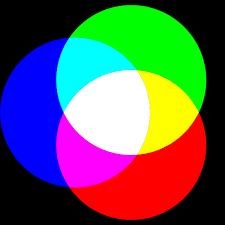
#> input picture 3401/image/RGB_test.png, 225 x 225 px
$ jupyter execute Inclass9.ipynb
#> lines starting #> are read from the running program, lines starting #| are printed output that depends on the picture
[cell 1]
import cv2
import numpy as np
import matplotlib.pyplot as plt

[cell 2]
def CMYK_cal(R,G,B) :
    r = R/255.
    g = G/255.
    b = B/255.
    print(f"r = {r:.4f} , g = {g:.4f} , b = {b:.4f}")
    # C = (1-K-r)/(1.0000001-K)
    # M = (1-K-g)/(1.0000001-K)
    # Y = (1-K-b)/(1.0000001-K)
    C = 1 - r
    M = 1 - g
    Y = 1 - b
    K = min(C,M,Y)
    print(f"C = {C:.4f}")
    print(f"M = {M:.4f}")
    print(f"Y = {Y:.4f}")
    print(f"K = {K:.4f}")
    return [C,M,Y,K]

[cell 3]
CMYK = CMYK_cal(200,255,255)

[cell 4]
CMYK = CMYK_cal(0,255,255)
#> further down, img is the input picture: shape (225, 225, 3); mean B, G, R 88.9, 88.9, 88.9

[cell 5]
def RGB2CMYK(img) :
    R = img[:,:,0].astype('float16')/255.
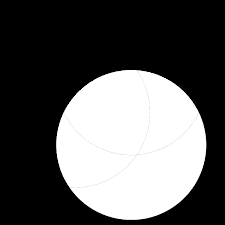
#> R: shape (225, 225) float16; min 0, max 1, mean 0.349
    G = img[:,:,1].astype('float16')/255.
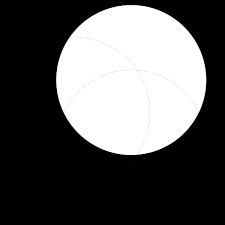
#> G: shape (225, 225) float16; min 0, max 1, mean 0.349
    B = img[:,:,2].astype('float16')/255.
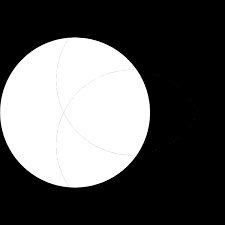
#> B: shape (225, 225) float16; min 0, max 1, mean 0.349

    c = ((1 - R)*255).astype('uint8')
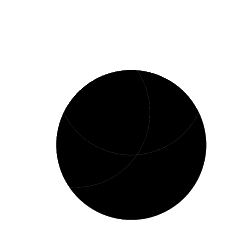
#> c: shape (225, 225); min 0, max 255, mean 166.1
    m = ((1 - G)*255).astype('uint8')
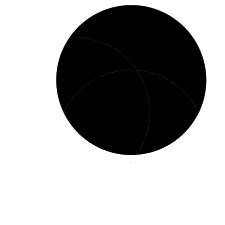
#> m: shape (225, 225); min 0, max 255, mean 166
    y = ((1 - B)*255).astype('uint8')
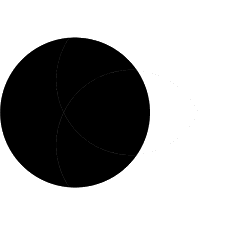
#> y: shape (225, 225); min 0, max 255, mean 166.1
    k = np.minimum.reduce([c, m, y])
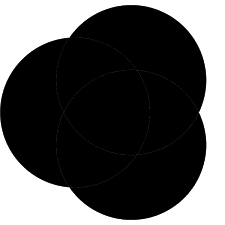
#> k: shape (225, 225); min 0, max 255, mean 85.8
    return c,m,y,k

[cell 6]
img = cv2.imread('../image/RGB_test.png')
rgb_img = cv2.cvtColor(img,cv2.COLOR_BGR2RGB)
cmyk_img = RGB2CMYK(rgb_img)

[cell 7]
# แยก Tuple ออกมาเป็นตัวแปร
c, m, y, k = cmyk_img

# สร้างพื้นที่สำหรับ 4 รูป
plt.figure(figsize=(15, 5))

plt.subplot(1, 4, 1)
plt.imshow(c, cmap='gray')
plt.title('Cyan')

plt.subplot(1, 4, 2)
plt.imshow(m, cmap='gray')
plt.title('Magenta')

plt.subplot(1, 4, 3)
plt.imshow(y, cmap='gray')
plt.title('Yellow')

plt.subplot(1, 4, 4)
plt.imshow(k, cmap='gray')
plt.title('Black (K)')

plt.show()
